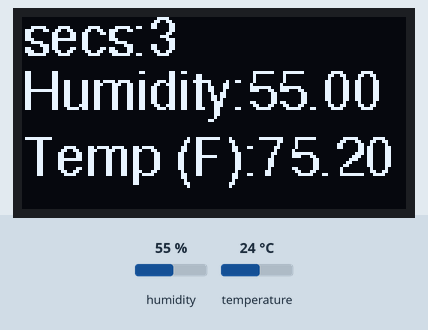
The sketch below on a simulated Arduino Uno, built with avr-gcc and run on an emulated ATmega328P. Shown: 128×64 one-colour display. The test bench sets the inputs (shaded band); at power-on: humidity 55 %, temperature 24 °C. What the sketch prints to the serial monitor is not drawn.

Above: at 3.3 s.
3.4 s: humidity set to 22 %
At 6.0 s:
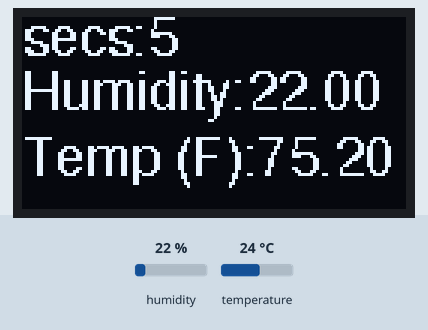
6.6 s: temperature set to 12 °C
At 7.6 s:
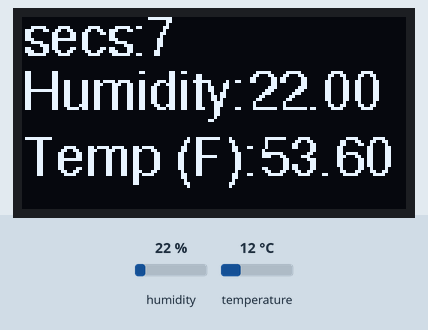
9.7 s: humidity set to 40 %
At 12.9 s:
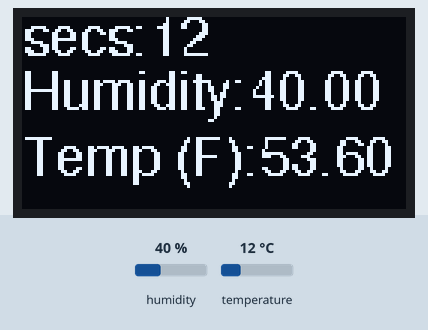
13.7 s: temperature set to 19 °C
At 15.9 s:
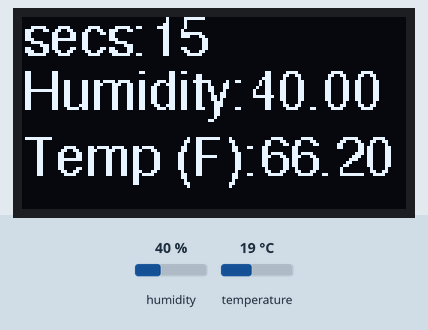
Timing chart, 0 to 17.4 s (numbered marks = the images above; inputs shaded):
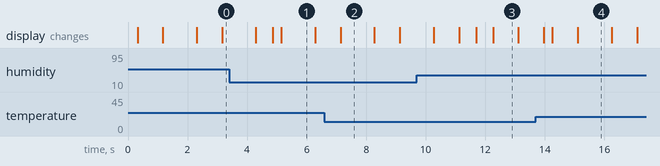

Measured:
- what the display in image 1 shows lasts 1.1 s, from 5.2 s to 6.3 s
- what the display in image 3 shows lasts 0.8 s, from 12.3 s to 13.1 s

The sketch:

DHT_OLED.ino
```cpp
// DHT 22 Temperature/Humidity Sensor --> OLED Display
// built off of Tom Igoe's SSD1306 OLED display example code

#include "DHT.h"
#include <Wire.h>
#include <Adafruit_SSD1306.h>
// see https://learn.adafruit.com/adafruit-gfx-graphics-library/using-fonts
// for a list of fonts available in the GFX lib
// or custom fonts from http://oleddisplay.squix.ch/#/home
#include<Fonts/FreeSans9pt7b.h>
#define SCREEN_WIDTH 128 // OLED display width, in pixels
#define SCREEN_HEIGHT 64 // OLED display height, in pixels
#define OLED_RESET    0  // Reset pin for display (0 or -1 if no reset pin)

#define DHTPIN 2     // Digital pin connected to the DHT sensor
#define DHTTYPE DHT22   // DHT 22  (AM2302), AM2321

DHT dht(DHTPIN, DHTTYPE); // initialize DHT sensor
Adafruit_SSD1306 display(SCREEN_WIDTH, SCREEN_HEIGHT, &Wire, OLED_RESET);


void setup() {
  // initialize serial and wait 3 secs for serial monitor to open:
  Serial.begin(9600);

  dht.begin(); // initializes sensor

  if (!Serial);
  // I2C address is 0x3C, or 3D for some 128x64 modules:
  if (!display.begin(SSD1306_SWITCHCAPVCC, 0x3C)) {
    Serial.println("Display setup failed");
    while (true);
  }
    // set fonts botforh display:
  display.setFont(&FreeSans9pt7b);
  Serial.println("Display is good to go");
}

void loop() {
   delay(250);

  // Reading temperature or humidity takes about 250 milliseconds!
  // Sensor readings may also be up to 2 seconds 'old' (its a very slow sensor)
  float h = dht.readHumidity();
  // Read temperature as Fahrenheit (isFahrenheit = true)
  float f = dht.readTemperature(true);

  // clear the display:
  display.clearDisplay();
  // set the text size to 1:
  display.setTextSize(1);
  // set the text color to white:
  display.setTextColor(SSD1306_WHITE);

  // move the cursor to 0,0:
  display.setCursor(0, 12);
  // print the seconds:
  display.print("secs:");
  display.print(millis() / 1000);

  // move the cursor down 20 pixels:
  display.setCursor(0, 30);
  // print a sensor reading:
  display.print("Humidity:");
  display.print(h);

  display.print("Temp (F):");
  display.print(f);

  // push everything out to the screen:
  display.display();
}
```
